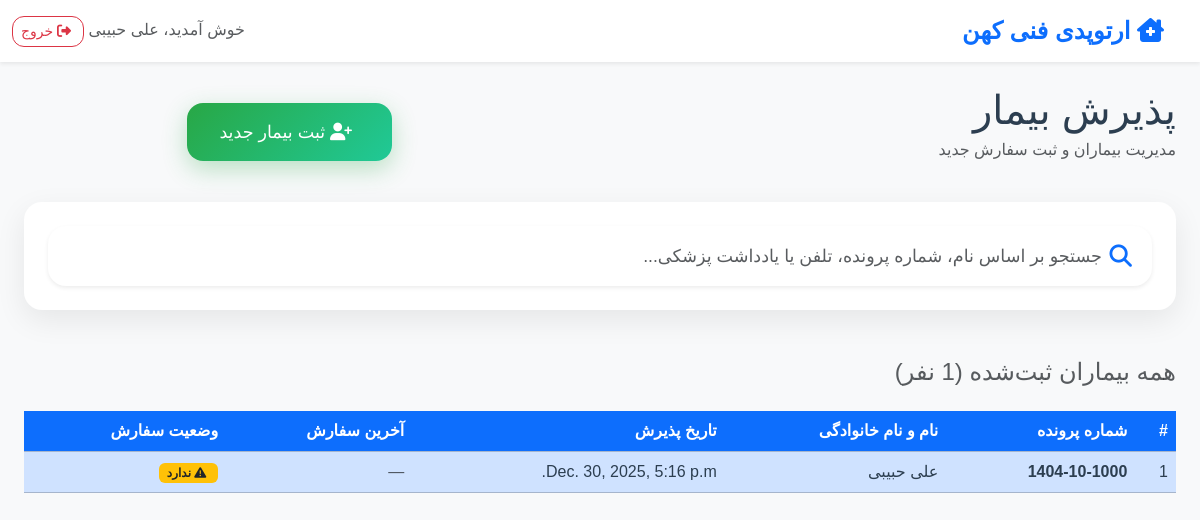
/reception/ (signed in), run on the app's committed database.
### reception/models.py (models this page shows, shortened)
class Patient(models.Model):
    case_number = models.CharField(max_length=50, unique=True, verbose_name="شماره پرونده")
    full_name = models.CharField(max_length=200, verbose_name="نام و نام خانوادگی")
    phone = models.CharField(max_length=20, blank=True, null=True, verbose_name="تلفن همراه اصلی")
    alternative_phone = models.CharField(max_length=20, blank=True, null=True, verbose_name="تلفن همراه دوم")
    national_id = models.CharField(max_length=10, blank=True, null=True, verbose_name="کد ملی")
    birth_date = models.CharField(max_length=10, blank=True, null=True, verbose_name="تاریخ تولد (شمسی)")
    age = models.PositiveIntegerField(blank=True, null=True, verbose_name="سن")
    gender = models.CharField(max_length=10, choices=[('male', 'مرد'), ('female', 'زن'), ('other', 'سایر')], blank=True, verbose_name="جنسیت")
    foot_size = models.CharField(max_length=10, blank=True, null=True, verbose_name="سایز پا")
    referrer = models.CharField(max_length=200, blank=True, null=True, verbose_name="معرف")
    attached_to = models.ForeignKey('self', on_delete=models.SET_NULL, null=True, blank=True, verbose_name="پیوست به بیمار دیگر")
    visit_reason = models.TextField(blank=True, null=True, verbose_name="علت مراجعه")
    underlying_diseases = models.TextField(blank=True, null=True, verbose_name="بیماری‌های زمینه‌ای")
    orthotic_history = models.TextField(blank=True, null=True, verbose_name="سوابق استفاده از ارتوتیک")
    short_address = models.CharField(max_length=200, blank=True, null=True, verbose_name="آدرس مختصر")
    reception_notes = models.TextField(blank=True, null=True, verbose_name="یادداشت پذیرش")
    photo = models.ImageField(upload_to='patients/photos/', blank=True, null=True, verbose_name="عکس بیمار")
    admission_date = models.DateTimeField(default=timezone.now, verbose_name="تاریخ پذیرش")
    created_at = models.DateTimeField(auto_now_add=True, verbose_name="تاریخ ثبت")
    created_by = models.ForeignKey(User, on_delete=models.SET_NULL, null=True, verbose_name="ثبت شده توسط")
    class Meta:
        verbose_name = "بیمار"
        verbose_name_plural = "بیماران"
        ordering = ['-created_at']

### WorkShop/decorators.py (the view)
        def wrapper(request, *args, **kwargs):
            if not request.user.is_authenticated:
                return redirect('login')
            if request.user.groups.filter(name=group_name).exists():
                return view_func(request, *args, **kwargs)
            return redirect('login')

### reception/templates/reception/dashboard.html (shortened to what this page needs)
{% extends 'base.html' %}
{% load static %}
{% load jformat %}
{% block extra_head %}
<link href="https://cdnjs.cloudflare.com/ajax/libs/font-awesome/6.5.0/css/all.min.css" rel="stylesheet">
{% endblock %}
{% block content %}
<div class="container-fluid mt-4">
    <div class="row mb-4 align-items-center">
        <div class="col-lg-8">
            <h1 class="page-title mb-1">پذیرش بیمار</h1>
            <p class="text-muted">مدیریت بیماران و ثبت سفارش جدید</p>
        </div>
        <div class="col-lg-4 text-lg-end">
            <a href="{% url 'reception:new-patient' %}" class="btn text-white new-patient-btn">
                <i class="fas fa-user-plus me-2"></i>
                ثبت بیمار جدید
            </a>
        </div>
    </div>
    <div class="search-card mb-5">
        <div class="card-body p-4">
            <div class="search-input-group">
                <input type="text" id="live-search" class="form-control form-control-lg shadow-sm"
                    placeholder="جستجو بر اساس نام، شماره پرونده، تلفن یا یادداشت پزشکی..." autocomplete="off"
                    value="{{ search_query|default:'' }}">
                <i class="fas fa-search search-icon"></i>
            </div>
        </div>
    </div>
    <div id="patients-results">
        {% include 'reception/partials/patients_list.html' %}
    </div>
</div>
{% endblock %}

### templates/base.html (shortened to what this page needs)
{% load static %}
<!DOCTYPE html>
<html lang="fa" dir="rtl">
<head>
    <link href="https://cdn.jsdelivr.net/npm/bootstrap@5.3.2/dist/css/bootstrap.min.css" rel="stylesheet">
    <link href="https://cdnjs.cloudflare.com/ajax/libs/font-awesome/6.5.0/css/all.min.css" rel="stylesheet">
    <link href="https://cdn.jsdelivr.net/gh/rastikerdar/vazir-font@v30.0.0/dist/font-face.css" rel="stylesheet">
    {% block extra_head %}{% endblock %}
</head>
<body>
    <nav class="navbar navbar-light bg-white shadow-sm mb-4">
        <div class="container-fluid">
            <a class="navbar-brand text-primary" href="{% url 'main-dashboard' %}">
                <i class="fas fa-clinic-medical me-2"></i> ارتوپدی فنی کهن
            </a>
            <div>
                <span class="me-3 text-muted">خوش آمدید، {{ request.user.get_full_name|default:request.user.username }}</span>
                <a href="{% url 'logout' %}" class="btn btn-outline-danger btn-sm">
                    <i class="fas fa-sign-out-alt me-1"></i> خروج
                </a>
            </div>
        </div>
    </nav>
    <div class="container-fluid">
        {% block content %}
        {% endblock %}
    </div>
</body>
</html>

### reception/templates/reception/partials/patients_list.html (shortened to what this page needs)
{% load jformat %}
{% if search_query %}
    {% if patients %}
        <h4 class="mb-4 text-muted">نتایج جستجو برای: <strong>"{{ search_query }}"</strong> ({{ patients|length }} بیمار)</h4>
        <div class="row">
            {% for patient in patients %}
            <div class="col-lg-6 col-xl-4 mb-4">
                <div class="patient-card {% if patient.patient_type == 'good' %}patient-card-green{% elif patient.patient_type == 'medium' %}patient-card-yellow{% elif patient.patient_type == 'bad' %}patient-card-red{% endif %}">
                    <div class="patient-header">
                        <h5 class="mb-1 ">{{ patient.full_name }}</h5>
                        <small>شماره پرونده: <strong>{{ patient.case_number }}</strong></small>
                        {% if patient.has_order %}
                            <span class="badge bg-success ms-2">دارای سفارش</span>
                        {% else %}
                            <span class="badge bg-warning ms-2">بدون سفارش</span>
                        {% endif %}
                    </div>
                    <div class="patient-body">
                        <div class="mb-3">
                            <div class="patient-info-item">
                                <i class="fas fa-phone"></i>
                                <span>{{ patient.phone|default:"—" }}</span>
                            </div>
                            <div class="patient-info-item">
                                <i class="fas fa-venus-mars"></i>
                                <span>{{ patient.age|default:"—" }} سال / {{ patient.get_gender_display|default:"—" }}</span>
                            </div>
                            <div class="patient-info-item">
                                <i class="fas fa-calendar-alt"></i>
                                <span>پذیرش: {{ patient.created_at|jformat:"%Y/%m/%d" }}</span>
                            </div>
                            {% if patient.last_order_date %}
                            <div class="patient-info-item">
                                <i class="fas fa-clipboard-check"></i>
                                <span>آخرین سفارش: {{ patient.last_order_date|jformat:"%Y/%m/%d" }}</span>
                            </div>
                            {% endif %}
                        </div>
                        <div class="text-end">
                            <a href="{% url 'reception:patient-detail' patient.id %}" class="btn text-white action-btn-card">
                                <i class="fas fa-eye me-2"></i>
                                جزئیات بیمار
                            </a>
                        </div>
                    </div>
                </div>
            </div>
            {% empty %}
            <div class="col-12">
                <div class="no-results py-5">
                    <i class="fas fa-search fa-4x text-muted mb-4"></i>
                    <h4 class="text-muted">بیماری یافت نشد</h4>
                </div>
            </div>
            {% endfor %}
        </div>
    {% else %}
        <div class="no-results py-5">
            <i class="fas fa-search fa-4x text-muted mb-4"></i>
            <h4 class="text-muted">هیچ نتیجه‌ای یافت نشد</h4>
        </div>
    {% endif %}
{% else %}
    <h4 class="mb-4 text-muted">همه بیماران ثبت‌شده ({{ patients.paginator.count }} نفر)</h4>
    <div class="patients-table">
        <table class="table table-hover mb-0 align-middle table-primary">
            <thead>
                <tr>
                    <th>#</th>
                    <th>شماره پرونده</th>
                    <th>نام و نام خانوادگی</th>
                    <th>تاریخ پذیرش</th>
                    <th>آخرین سفارش</th>
                    <th>وضعیت سفارش</th>
                </tr>
            </thead>
            <tbody>
                {% for patient in patients %}
                <tr onclick="window.location='{% url 'reception:patient-detail' patient.id %}'"
                    class="{% if patient.patient_type == 'good' %}patient-row-green{% elif patient.patient_type == 'medium' %}patient-row-yellow{% elif patient.patient_type == 'bad' %}patient-row-red{% endif %}"
                    style="cursor: pointer;">
                    <td>{{ forloop.counter0|add:patients.start_index }}</td>
                    <td><strong>{{ patient.case_number }}</strong></td>
                    <td>{{ patient.full_name }}</td>
                    <td>{{ patient.created_at|jformat:"%Y/%m/%d" }}</td>
                    <td>
                        {% if patient.last_order_date %}
                            {{ patient.last_order_date|jformat:"%Y/%m/%d" }}
                        {% else %}
                            <span class="text-muted">—</span>
                        {% endif %}
                    </td>
                    <td>
                        {% if patient.has_order %}
                            <span class="badge bg-success">
                                <i class="fas fa-check-circle me-1"></i>
                                دارد
                            </span>
                        {% else %}
                            <span class="badge bg-warning text-dark">
                                <i class="fas fa-exclamation-triangle me-1"></i>
                                ندارد
                            </span>
                        {% endif %}
                    </td>
                </tr>
                {% endfor %}
            </tbody>
        </table>
    </div>
{% endif %}

### templates/base.html (style rules this page uses)
body { font-family: 'Vazir', Tahoma, sans-serif; background: #f8f9ff; min-height: 100vh; }
.navbar-brand { font-weight: bold; font-size: 1.5rem; }
a { transition: all 0.3s ease; }
.btn { border-radius: 12px; }

### reception/templates/reception/dashboard.html (style rules this page uses)
:root { --primary: #0d6efd; --primary-dark: #4a4cc0; --secondary: #7209b7; --text-light: #2c3e50; --text-dark: #ecf0f1; --bg-light: #f8f9fa; --bg-dark: #121212; --card-light: #ffffff; --card-dark: #1e1e1e; --table-text-light: #2c3e50; --table-text-dark: #ecf0f1; }
body { background-color: var(--bg-light); color: var(--text-light); transition: all 0.4s ease; }
.card, .patients-table, .list-group-item, .offcanvas-body { background-color: var(--card-light) !important; color: var(--text-light); transition: all 0.4s ease; }
.patients-table table { color: var(--table-text-light); }
.patients-table th { background: var(--primary) !important; color: white !important; }
.patients-table td { color: inherit; }
.search-card { background: white; border-radius: 18px; box-shadow: 0 10px 30px rgba(0, 0, 0, 0.08); overflow: hidden; }
.search-input-group { position: relative; }
.search-input-group input { padding-right: 50px; height: 60px; font-size: 1.1rem; border: none; border-radius: 18px; }
.search-input-group .search-icon { position: absolute; right: 20px; top: 50%; transform: translateY(-50%); font-size: 1.4rem; color: var(--primary); }
.new-patient-btn { background: linear-gradient(135deg, #28a745, #20c997); border: none; border-radius: 16px; padding: 1rem 2rem; font-size: 1.1rem; box-shadow: 0 8px 25px rgba(40, 167, 69, 0.3); transition: all 0.3s ease; }

### data on the page
Patient: case_number "1404-10-1000", full_name "علی حبیبی", created_at|jformat "Dec. 30, 2025, 5:16 p.m.", shows "ندارد"

### other printed values
{{ request.user.get_full_name|default:request.user.username }} "علی حبیبی"
